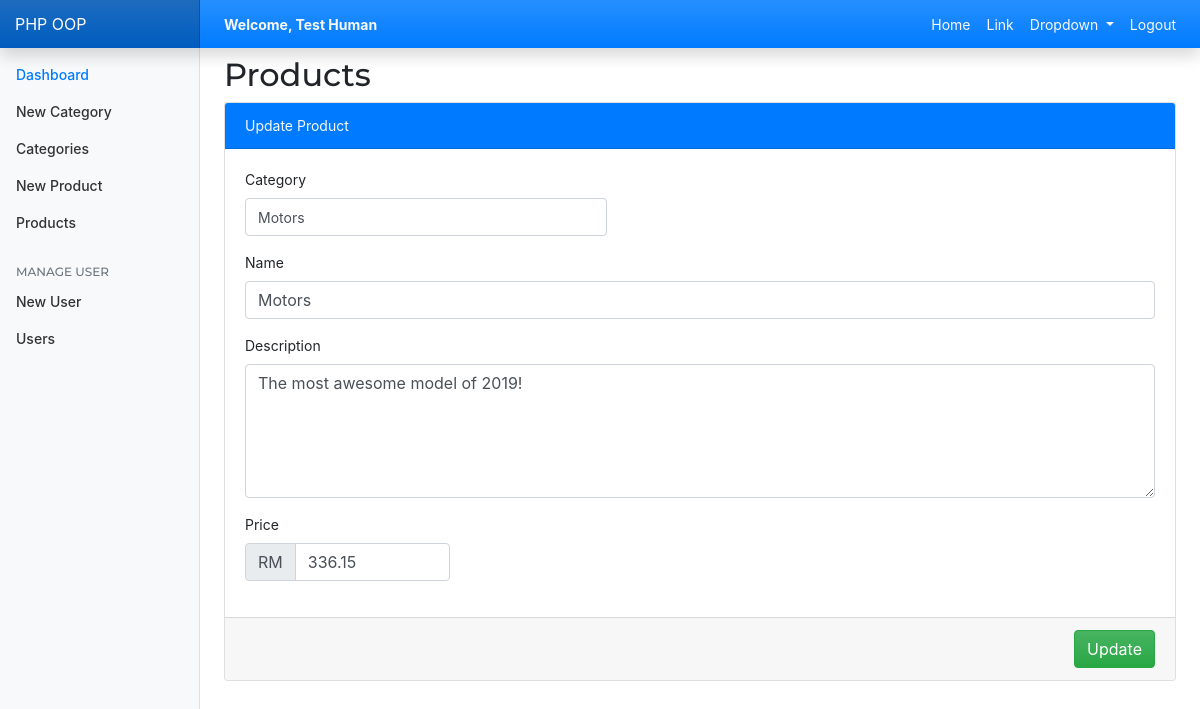
/products_edit.php?id=1 (signed in), run on the app's committed database.
### tables this page shows
CREATE TABLE `products` (
  `id` int(11) NOT NULL,
  `name` varchar(32) NOT NULL,
  `description` text NOT NULL,
  `price` decimal(10,6) NOT NULL,
  `category_id` int(11) NOT NULL,
  `created` datetime NOT NULL,
  `modified` timestamp NOT NULL DEFAULT CURRENT_TIMESTAMP
);

CREATE TABLE `categories` (
  `id` int(11) NOT NULL,
  `name` varchar(256) NOT NULL,
  `created` datetime NOT NULL,
  `modified` timestamp NOT NULL DEFAULT CURRENT_TIMESTAMP
);

### config/App.php (called while the page is built, shortened)
<?php
$database = new Database(HOST, USER, PASSWORD, DATABASE);
$db = $database->connection();
include_once 'objects/Products.php';
$Product = new Products($db);

### objects/Products.php (called while the page is built, shortened)
<?php
class Products
{
    private $table;
    private $db;
    public function __construct($db)
    {
        $this->db = $db;
        $this->table = 'products';
    }
    public function findById($id = null)
    {
        try {
            $stmt = $this->db->prepare("SELECT *,c.name as category
                                        FROM $this->table as p
                                        JOIN categories c ON c.id = p.category_id
                                        WHERE p.id = :id LIMIT 1");
            $stmt->execute(array(':id' => $id));
            if ($stmt->rowCount() > 0) {
                $results = $stmt->fetch(PDO::FETCH_ASSOC);
                return $results;
            } else {
                return false;
            }
        } catch (PDOException $e) {
            echo $e->getMessage();
        }
    }
    public function category_list()
    {
        try {
            $query = "SELECT id, name FROM categories";
            $stmt = $this->db->prepare($query);
            $stmt->execute();
            if ($stmt->rowCount() > 0) {
                $results = $stmt->fetchAll(PDO::FETCH_ASSOC);
                $list = array();
                foreach ($results as $result) {
                    $list[] = array('value' => $result['id'], 'name' => $result['name']);
                }
                return $list;
            } else {
                return false;
            }
        } catch (PDOException $e) {
            echo $e->getMessage();
        }
    }
}

### products_edit.php (the view, shortened to what this page needs)
<?php
include_once 'config/app.php';
include_once 'elements/header.php';
include_once 'elements/navbar.php';
if (isset($_GET) && $_GET) {
    $product = $Product->findById($_GET['id']);
}
$categories = $Product->category_list();
?>
    <div class="container-fluid">
        <div class="row">
            <?php include_once 'elements/sidebar.php'; ?>
            <main role="main" class="col-md-9 ml-sm-auto col-lg-10 px-4">
                <h2 class="my-2">Products</h2>
                <form method="post" class="needs-validation" autocomplete="off">
                    <div class="card">
                        <div class="card-header bg-primary text-light">Update Product</div>
                        <div class="card-body">
                            <div class="row">
                                <div class="col-md-5 mb-3">
                                    <label for="category">Category</label>
                                    <select class="custom-select d-block w-100" id="category" name="category"
                                            required="">
                                        <?php foreach ($categories as $category): ?>
                                            <?php $selected = ($category['value'] == $product['category_id'] ? 'selected="selected"': '') ?>
                                            <option value="<?= $category['value'] ?>" <?= $selected?>>
                                                <?= $category['name'] ?></option>
                                        <?php endforeach; ?>
                                    </select>
                                </div>
                            </div>
                            <div class="mb-3">
                                <label for="name">Name</label>
                                <input required type="text" class="form-control" name="name" id="name"
                                       value="<?= $product['name'] ?>">
                            </div>
                            <div class="mb-3">
                                <label for="description">Description</label>
                                <textarea rows="5" required type="text" name="description" class="form-control" id="description"><?= $product['description'] ?></textarea>
                            </div>
                            <div class="row">
                                <div class="col-md-3 mb-3">
                                    <label for="price">Price</label>
                                    <div class="input-group">
                                        <div class="input-group-prepend">
                                            <span class="input-group-text">RM</span>
                                        </div>
                                        <input type="text" class="form-control" name="price" id="price"
                                               value="<?= number_format($product['price'],2,".",",") ?>"
                                               required>
                                    </div>
                                </div>
                            </div>
                        </div>
                        <div class="card-footer">
                            <div class="d-flex flex-row-reverse">
                                <button class="btn btn-success" type="submit">Update</button>
                            </div>
                        </div>
                    </div>
                </form>
            </main>
        </div>
    </div>
<?php
include_once 'elements/footer.php';

### assets/css/custom.css (style rules this page uses)
body { font-size: .875rem; }
[role="main"] { padding-top: 133px; }
@media (min-width: 768px) { [role="main"] { padding-top: 48px; } }
.custom-select { background: none }

### data on the page
products: name "Motors", description "The most awesome model of 2019!", price "336.15"

### other printed values
$name "Test Human"
form field category "Motors"
